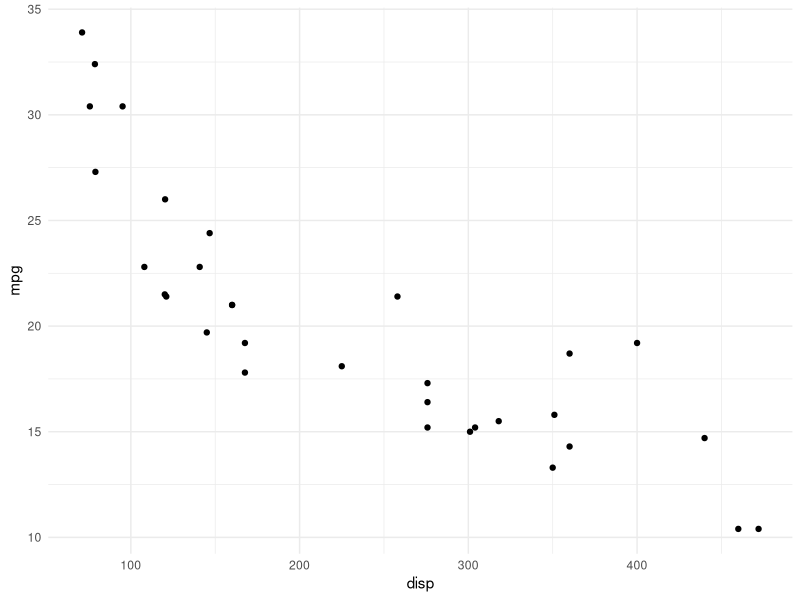

Recreate this plot in R.
## ---- chunk 1
knitr::opts_chunk$set(dev = "ragg_png")
## ---- chunk 2
library(tidyverse)
ggplot(mtcars, aes(disp, mpg))+
  geom_point()+
  theme_minimal()
